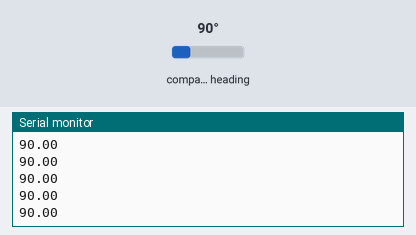
Bench run of a sketch on a simulated Arduino Uno, built with avr-gcc and run on an emulated ATmega328P. Parts: the last lines printed to the serial monitor. The inputs (shaded band) are chosen by the test bench; at power-on: compass heading 90°.

Above: at 1.2 s.
1.3 s: compass heading set to 7°
At 1.69 s:
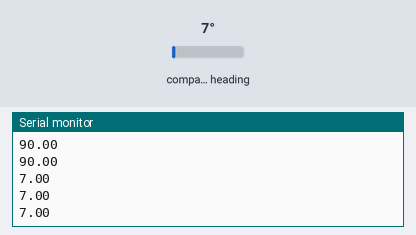
2.8 s: compass heading set to 180°
At 3.2 s:
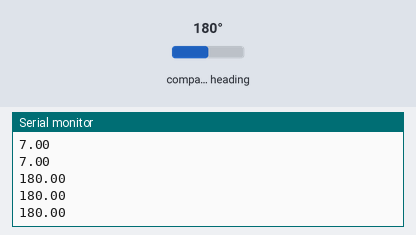
Timing chart, 0 to 5.8 s (numbered marks = the images above; inputs shaded):
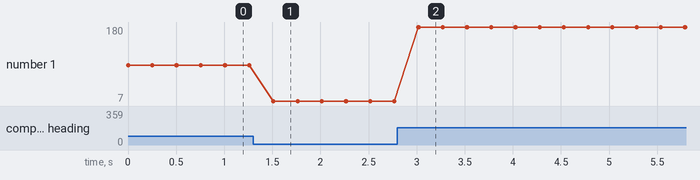

Measured:
- after the input at 1.3 s, the serial monitor: prints a new line after 0.21 s (image 1)
- after the input at 2.8 s, the serial monitor: prints a new line after 0.22 s (image 2)
- plotted number 1: 90 → 7 after the input at 1.3 s, 7 → 180 after the input at 2.8 s

The sketch:

TesteSPI.ino
```cpp
#include <AS5048A.h>

#define SS1 15
#define SS2 17
#define SS3 23

AS5048A angleSensor1(SS1, true);
AS5048A angleSensor2(SS2, true);
AS5048A angleSensor3(SS3, true);


void setup() {
  Serial.begin(115200);
  angleSensor1.begin();
  angleSensor2.begin();
  angleSensor3.begin();
}

void loop() {
  Serial.println( angleSensor1.getRotationInDegrees());
  Serial.println( angleSensor2.getRotationInDegrees());
  Serial.println( angleSensor3.getRotationInDegrees());
  delay(250);
}
```
